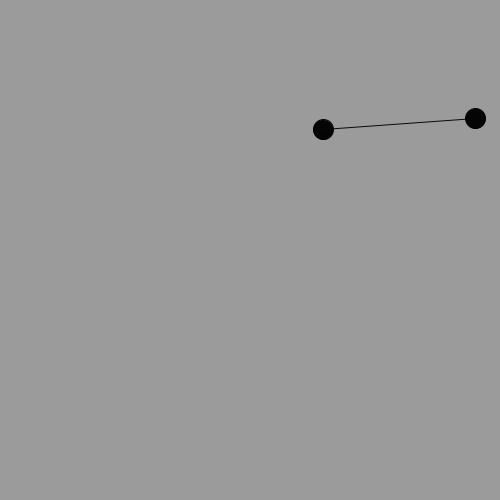
Frame 1 (no input)
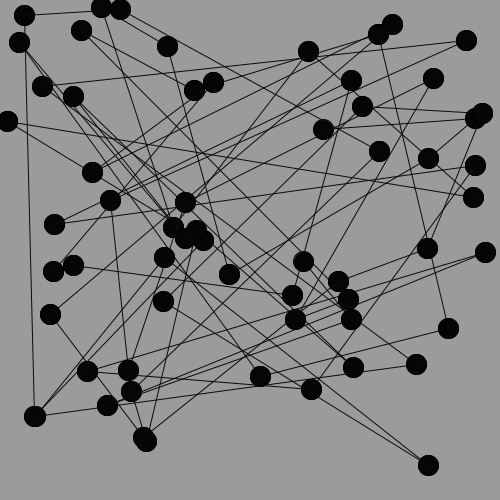
Frame 60 (the mouse pressed at the canvas centre just before this capture)
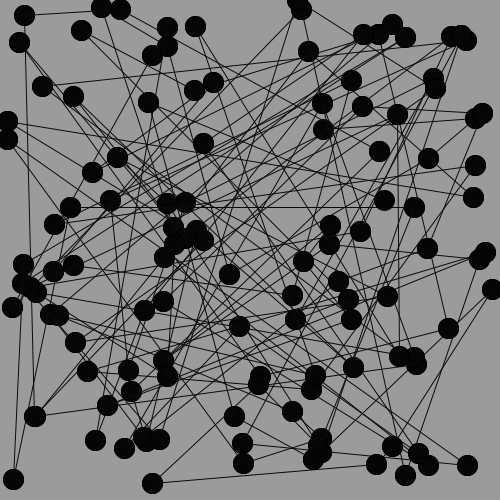
Frame 120 (the mouse held since frame 60 and released just before this capture)

The Processing sketch that drew these frames (run headless with seeded random() and noise(); from frame 60 on, the mouse is pressed at the canvas centre):

// Processing sketch: DrawNodes
// ── DrawNodes.pde
class Vector2
{
  float x,y;
  Vector2(float x, float y)
  {
    this.x = x;
    this.y = y;
  }
}

void setup()
{
  frameRate(6);
  size(500,500);
  background(155);
  pos1 = GetNewPos();
}
Vector2 pos1, pos2;
void draw()
{
   DrawNode(pos1);
   pos2 = GetNewPos();
   DrawLine(pos1,pos2);
   DrawNode(pos2);
   pos1 = pos2;
}

Vector2 GetNewPos()
{
  Vector2 pos = new Vector2(random(500), random(500));
  return pos;
}
void DrawNode(Vector2 pos)
{
  fill(5);
  stroke(0);
  ellipse(pos.x, pos.y, 20,20);
}
void DrawLine(Vector2 pos1, Vector2 pos2)
{
  fill(20);
  stroke(10);
  line(pos1.x, pos1.y, pos2.x, pos2.y);
}
